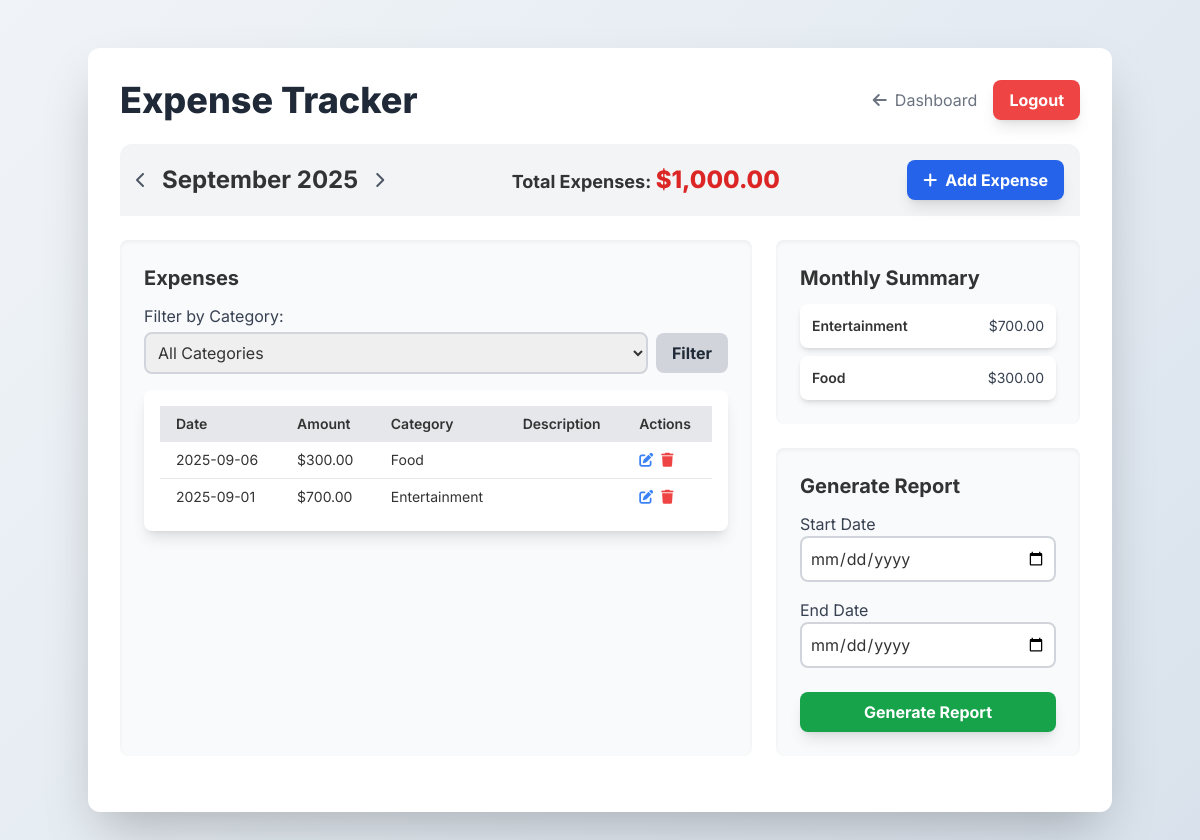
Screenshot of /controllers/expenseController.php (signed in) with the database file from the repository.
### tables this page shows
CREATE TABLE `expenses` (
  `id` int(11) NOT NULL,
  `user_id` int(11) NOT NULL,
  `amount` decimal(10,2) NOT NULL,
  `category` varchar(50) DEFAULT NULL,
  `description` varchar(255) DEFAULT NULL,
  `date` date NOT NULL,
  `created_at` datetime DEFAULT current_timestamp()
);

### controllers/expenseController.php (called while the page is built, shortened)
<?php
require_once __DIR__ . '/../db_connection.php';
require_once __DIR__ . '/../models/Expense.php';
$expenseModel = new Expense($conn);
$user_id = $_SESSION['user_id'];
$current_month = isset($_GET['month']) ? intval($_GET['month']) : date('n');
$current_year = isset($_GET['year']) ? intval($_GET['year']) : date('Y');
$expenses = $expenseModel->getMonthlyExpenses($user_id, $current_month, $current_year);
$monthly_summary = $expenseModel->getMonthlySummary($user_id, $current_month, $current_year);
require_once __DIR__ . '/../views/expenseView.php';
?>

### models/expense.php (called while the page is built, shortened)
<?php
class Expense {
    private $conn;
    private $table = 'expenses';
    public function __construct($db) {
        $this->conn = $db;
    }
    public function getMonthlyExpenses($user_id, $month, $year) {
        $query = "SELECT * FROM " . $this->table . " WHERE user_id = ? AND MONTH(date) = ? AND YEAR(date) = ? ORDER BY date DESC";
        $stmt = $this->conn->prepare($query);
        $stmt->execute([$user_id, $month, $year]);
        return $stmt->fetchAll(PDO::FETCH_ASSOC);
    }
    public function getMonthlySummary($user_id, $month, $year) {
        $query = "SELECT category, SUM(amount) AS total_amount FROM " . $this->table . " WHERE user_id = ? AND MONTH(date) = ? AND YEAR(date) = ? GROUP BY category";
        $stmt = $this->conn->prepare($query);
        $stmt->execute([$user_id, $month, $year]);
        return $stmt->fetchAll(PDO::FETCH_ASSOC);
    }
}
?>

### views/expenseView.php (the view, shortened to what this page needs)
<?php
$month_name = date('F', mktime(0, 0, 0, $current_month, 10));
$prev_month = $current_month == 1 ? 12 : $current_month - 1;
$prev_year = $current_month == 1 ? $current_year - 1 : $current_year;
$next_month = $current_month == 12 ? 1 : $current_month + 1;
$next_year = $current_month == 12 ? $current_year + 1 : $current_year;
?>
<!DOCTYPE html>
<html lang="en">
<head>
    <script src="https://cdn.tailwindcss.com"></script>
    <link rel="stylesheet" href="https://cdnjs.cloudflare.com/ajax/libs/font-awesome/6.0.0-beta3/css/all.min.css">
</head>
<body class="flex items-center justify-center min-h-screen p-4">
    <div class="container mx-auto bg-white rounded-xl shadow-2xl p-8 my-8">
        <div class="flex justify-between items-center mb-6">
            <h1 class="text-4xl font-extrabold text-gray-800">Expense Tracker</h1>
            <div class="flex items-center space-x-4">
                <a href="../views/dashboard.php" class="text-gray-500 hover:text-gray-700 transition duration-300">
                    <i class="fas fa-arrow-left mr-2"></i>Dashboard
                </a>
                <a href="../views/logout.php" class="bg-red-500 hover:bg-red-600 text-white font-bold py-2 px-4 rounded-lg shadow-lg transition duration-300 transform hover:scale-105">
                    Logout
                </a>
            </div>
        </div>
        <div class="flex flex-col md:flex-row justify-between items-center bg-gray-100 p-4 rounded-t-xl mb-6">
            <div class="flex items-center space-x-4">
                <a href="?month=<?= $prev_month ?>&year=<?= $prev_year ?>" class="text-gray-600 hover:text-gray-800"><i class="fas fa-chevron-left"></i></a>
                <h2 class="text-2xl font-bold"><?= $month_name . ' ' . $current_year ?></h2>
                <a href="?month=<?= $next_month ?>&year=<?= $next_year ?>" class="text-gray-600 hover:text-gray-800"><i class="fas fa-chevron-right"></i></a>
            </div>
            <div class="mt-4 md:mt-0">
                <span class="text-lg font-bold">Total Expenses:</span>
                <span class="text-2xl text-red-600 font-extrabold">
                    $<?= number_format(array_sum(array_column($expenses, 'amount')), 2) ?>
                </span>
            </div>
            <button onclick="openAddModal()" class="mt-4 md:mt-0 bg-blue-600 hover:bg-blue-700 text-white font-bold py-2 px-4 rounded-lg shadow-lg transition duration-300 transform hover:scale-105">
                <i class="fas fa-plus mr-2"></i>Add Expense
            </button>
        </div>
        <div class="grid grid-cols-1 md:grid-cols-3 gap-6 mb-6">
            <div class="md:col-span-2 bg-gray-50 p-6 rounded-lg shadow-inner">
                <h3 class="text-xl font-bold mb-3">Expenses</h3>
                <form action="expenseController.php" method="GET" class="mb-4">
                    <label for="category-filter" class="block text-gray-700 mb-1">Filter by Category:</label>
                    <div class="flex items-center space-x-2">
                        <select name="category" id="category-filter" class="w-full p-2 border-2 border-gray-300 rounded-lg focus:outline-none focus:border-blue-500">
                            <option value="">All Categories</option>
                        </select>
                        <button type="submit" class="px-4 py-2 bg-gray-300 hover:bg-gray-400 text-gray-800 font-bold rounded-lg transition duration-300">Filter</button>
                    </div>
                </form>
                <div class="bg-white p-4 rounded-lg shadow-lg max-h-96 overflow-y-auto">
                    <table class="min-w-full">
                        <thead class="bg-gray-200">
                            <tr>
                                <th class="px-4 py-2 text-left text-sm font-semibold">Date</th>
                                <th class="px-4 py-2 text-left text-sm font-semibold">Amount</th>
                                <th class="px-4 py-2 text-left text-sm font-semibold">Category</th>
                                <th class="px-4 py-2 text-left text-sm font-semibold">Description</th>
                                <th class="px-4 py-2 text-left text-sm font-semibold">Actions</th>
                            </tr>
                        </thead>
                        <tbody class="divide-y divide-gray-200">
                            <?php if (!empty($expenses)): ?>
                                <?php foreach ($expenses as $expense): ?>
                                    <tr>
                                        <td class="px-4 py-2 text-sm"><?= htmlspecialchars($expense['date']) ?></td>
                                        <td class="px-4 py-2 text-sm">$<?= number_format($expense['amount'], 2) ?></td>
                                        <td class="px-4 py-2 text-sm"><?= htmlspecialchars($expense['category']) ?></td>
                                        <td class="px-4 py-2 text-sm"><?= htmlspecialchars($expense['description']) ?></td>
                                        <td class="px-4 py-2 text-sm">
                                            <div class="flex space-x-2">
                                                <button onclick="openEditModal(<?= htmlspecialchars(json_encode($expense)) ?>)" class="text-blue-500 hover:text-blue-700"><i class="fas fa-edit"></i></button>
                                                <form action="expenseController.php" method="POST" class="inline" onsubmit="return confirm('Are you sure you want to delete this expense?');">
                                                    <button type="submit" class="text-red-500 hover:text-red-700"><i class="fas fa-trash"></i></button>
                                                </form>
                                            </div>
                                        </td>
                                    </tr>
                                <?php endforeach; ?>
                            <?php else: ?>
                                <tr>
                                    <td colspan="5" class="px-4 py-4 text-center text-gray-500">No expenses for this month.</td>
                                </tr>
                            <?php endif; ?>
                        </tbody>
                    </table>
                </div>
            </div>
            <div class="md:col-span-1 flex flex-col space-y-6">
                <div class="bg-gray-50 p-6 rounded-lg shadow-inner">
                    <h3 class="text-xl font-bold mb-3">Monthly Summary</h3>
                    <ul class="space-y-2">
                        <?php if (!empty($monthly_summary)): ?>
                            <?php foreach ($monthly_summary as $summary): ?>
                                <li class="flex justify-between items-center text-sm bg-white p-3 rounded-lg shadow-md">
                                    <span class="font-semibold"><?= htmlspecialchars($summary['category']) ?></span>
                                    <span class="text-gray-700">$<?= number_format($summary['total_amount'], 2) ?></span>
                                </li>
                            <?php endforeach; ?>
                        <?php else: ?>
                            <p class="text-center text-gray-500">No summary data available.</p>
                        <?php endif; ?>
                    </ul>
                </div>
                <div class="bg-gray-50 p-6 rounded-lg shadow-inner">
                    <h3 class="text-xl font-bold mb-3">Generate Report</h3>
                    <form action="expenseController.php" method="GET" onsubmit="generateReport(event)">
                        <div class="space-y-4">
                            <div>
                                <label for="report-start" class="block text-gray-700">Start Date</label>
                                <input type="date" id="report-start" name="start_date" class="w-full p-2 border-2 border-gray-300 rounded-lg focus:outline-none focus:border-blue-500" required>
                            </div>
                            <div>
                                <label for="report-end" class="block text-gray-700">End Date</label>
                                <input type="date" id="report-end" name="end_date" class="w-full p-2 border-2 border-gray-300 rounded-lg focus:outline-none focus:border-blue-500" required>
                            </div>
                        </div>
                        <button type="submit" class="w-full mt-6 bg-green-600 hover:bg-green-700 text-white font-bold py-2 px-4 rounded-lg shadow-lg transition duration-300 transform hover:scale-105">
                            Generate Report
                        </button>
                    </form>
                </div>
            </div>
        </div>
    </div>
</body>
</html>

### views/expenseView.php (style rules this page uses)
body { font-family: 'Inter', sans-serif; background: linear-gradient(135deg, #f0f4f8 0%, #d9e2ec 100%); color: #333; }
.container { max-width: 1000px; }

### rows the page displays
expenses: date "2025-09-06", amount "300.00", category "Food"
expenses: date "2025-09-01", amount "700.00", category "Entertainment"

### other values shown
$month_name "September"
$current_year "2025"
array_sum(array_column($expenses, 'amount')) "1,000.00"
$summary['category'] "Entertainment"
$summary['total_amount'] "700.00"
$summary['category'] "Food"
$summary['total_amount'] "300.00"
